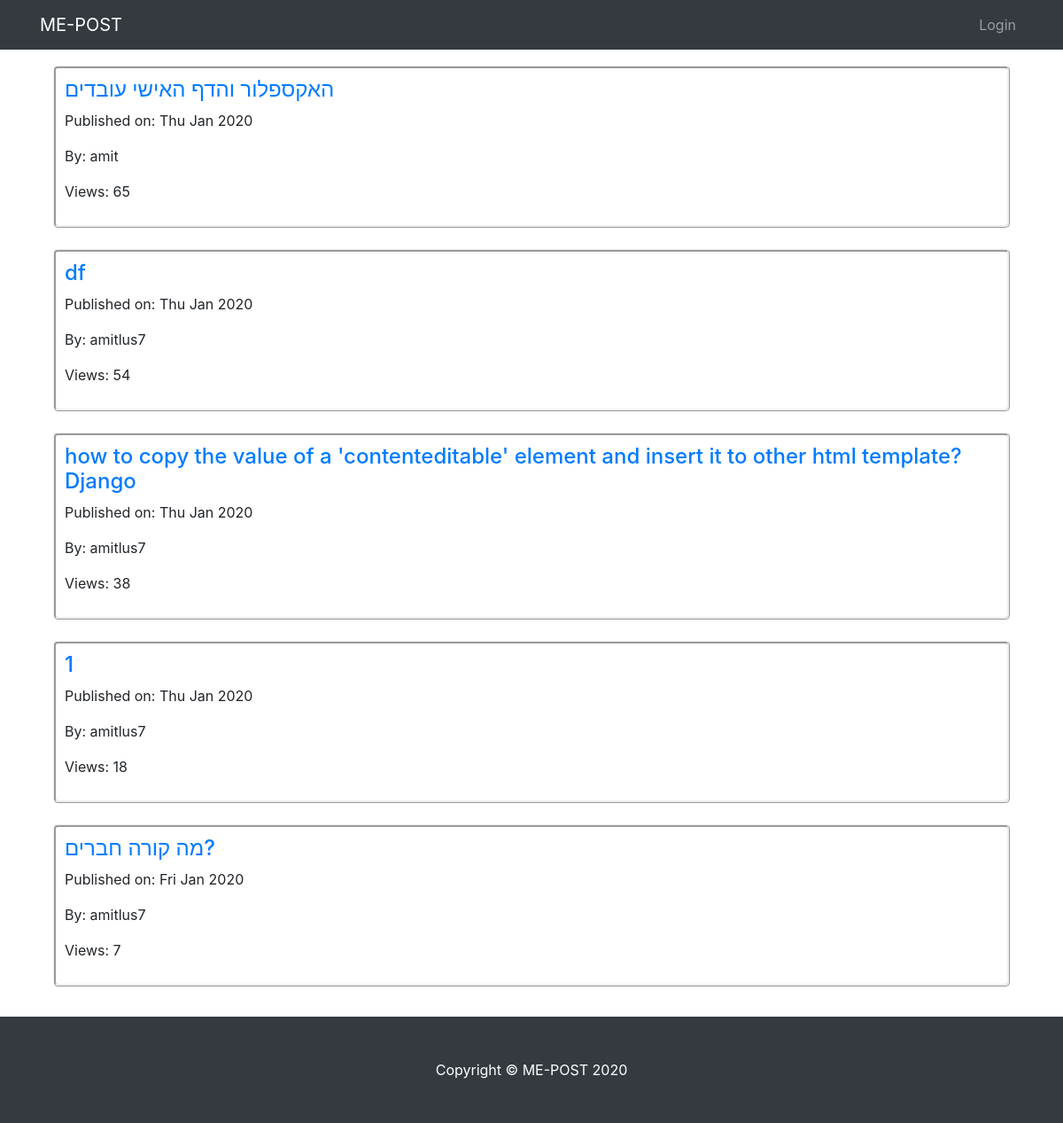
The app's page /TheApp/topposts/ with its own data.
### TheApp/models.py (models this page shows, shortened)
class Post(models.Model):
    author = models.ForeignKey(User, on_delete=models.PROTECT)
    title = models.CharField(max_length=200)
    text = models.TextField()
    create_date = models.DateTimeField(default=timezone.now)
    post_views = models.IntegerField(default=0)

### TheApp/views.py (the view)
# urls.py: path('topposts/', views.top, name='top_posts'),
def top(request):
    top_posts = Post.objects.order_by('-post_views')# מסדר לפי צפיות מהגדול לקטן, בלי המינוס זה יהיה הפוך
    return render(request, 'TheApp/top.html', {'top_posts':top_posts})

### templates/TheApp/top.html
{% extends "TheApp/base.html" %}
{% block body_block %}
<div class="container" style = "padding-bottom: 130px; margin-top:50px;">
{% for post in top_posts|slice:":5" %}
<div class="Misgeret">
<h4><a href="{% url 'TheApp:post_detail' pk=post.pk %}">{{ post.title }}</a></h4>
<p>Published on: {{post.create_date|date:"D M Y"}}</p>
<p>By: {{post.author}}</p>
<p>Views: {{ post.post_views }}</p>
</div>
<br>
{% endfor %}
</div>
{% endblock %}

### static/css/style.css (style rules this page uses)
.Misgeret { border-style:ridge; border-radius: 5px; padding: 10px; }

### records on screen
Post: title "האקספלור והדף האישי עובדים", create_date "Thu Jan 2020", author "amit", post_views "65"
Post: title "df", create_date "Thu Jan 2020", author "amitlus7", post_views "54"
Post: title "how to copy the value of a 'contenteditable' element and insert it to other html template? Django", create_date "Thu Jan 2020", author "amitlus7", post_views "38"
Post: title "1", create_date "Thu Jan 2020", author "amitlus7", post_views "18"
Post: title "מה קורה חברים?", create_date "Fri Jan 2020", author "amitlus7", post_views "7"
